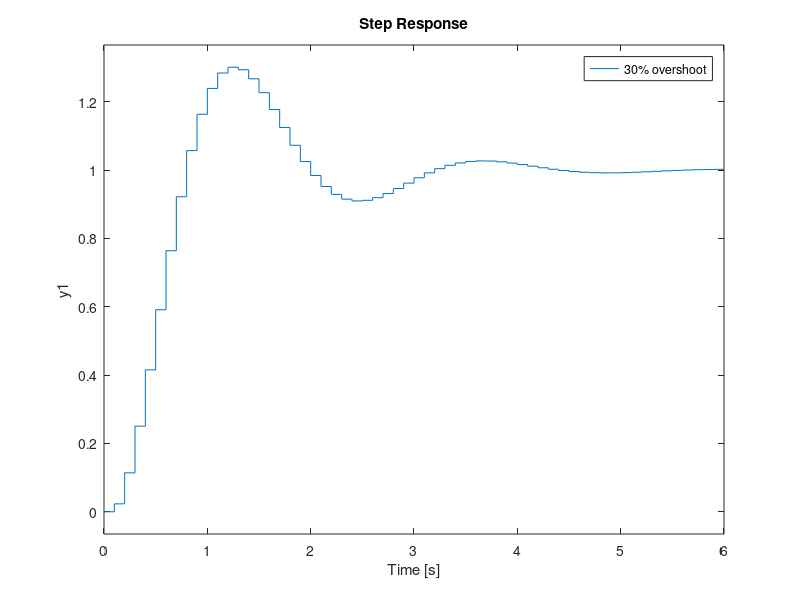
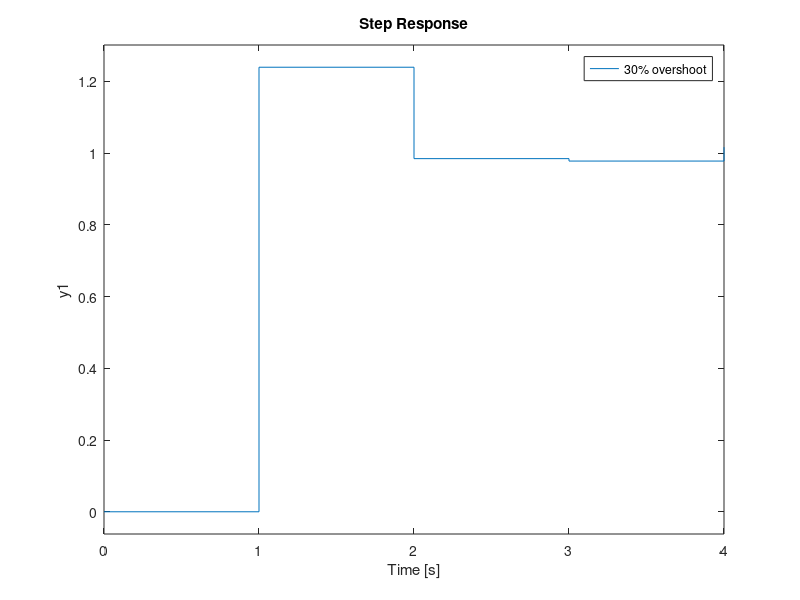
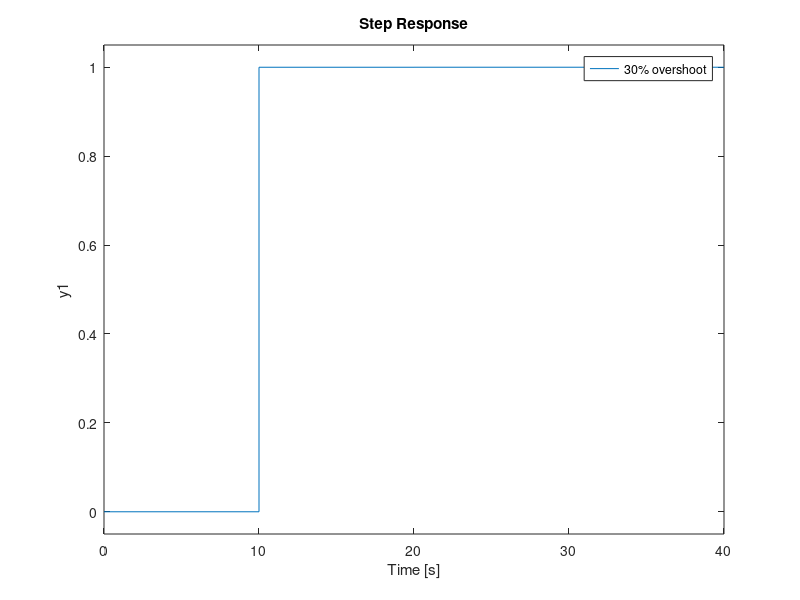

Recreate these plots in MATLAB, in order.
clc
clear variables
close all

A = [-11.4, -16.7, -5.13; 7.5, 9.7, 2.9; -2, -1.6, -0.36];
B = [0.228, -0.127, 0.038]';
C = [7000, 21000, 28000];
D = 0;

W = ss(A, B, C, D);

for Ts = [0.1, 1, 10]
    G = c2d(W, Ts);
    K = ctrb(G)
    det_K = det(K)
end

p_stable = [-1 -2 -3];
p_unstable = [-25 -1 - 2.6094 * 1i -1 + 2.6094 * 1i];

for Ts = [0.1, 1, 10]
    f = figure;

    K_stable = place(A, B, p_stable);
    K_unstable = place(A, B, p_unstable);

    G = c2d(W, Ts);

    K_0_stable = -1 / (C * (A - B * K_stable)^(-1) * B);
    K_0_unstable = -1 / (C * (A - B * K_unstable)^(-1) * B);

    W_stable = ss(A - B * K_stable, B, C, D);
    W_unstable = ss(A - B * K_unstable, B, C, D);

    G_stable = c2d(W_stable, Ts);
    G_unstable = c2d(W_unstable, Ts);

    subplot(2, 1, 1);
    step(G_stable * K_0_stable);
    legend('0% overshoot');
    grid;

    subplot(2, 1, 2);
    step(G_unstable * K_0_unstable);
    legend('30% overshoot');
    grid;
end
